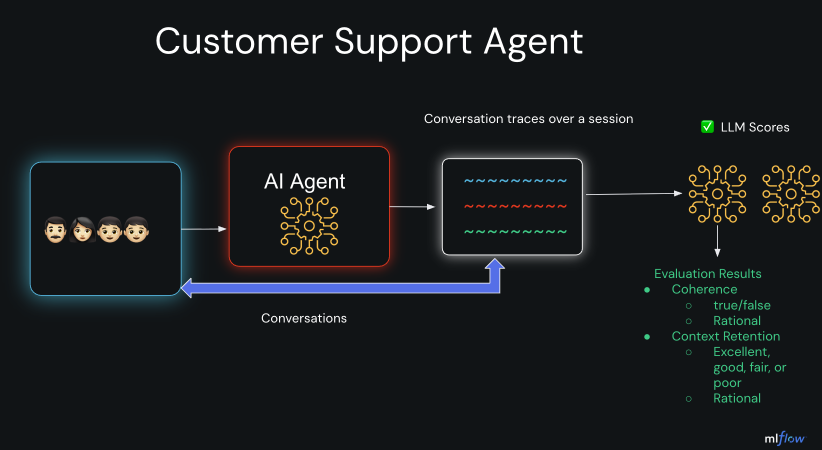
#> input picture genai/agents/multi_turn/images/llm_as_judge.png, 1643 x 900 px (shown at 1/2 size)
$ python -i create_learning_plan_gif.py   (imports and definitions only)
#> lines starting #> are read from the running program, lines starting #| are printed output that depends on the picture
#!/usr/bin/env env python3
"""
Create a futuristic animated GIF for MLflow 3.x GenAI Learning Plan

This script generates an animated visualization showing the 8 learning modules
with a cyberpunk/futuristic aesthetic featuring glowing effects, data streams,
and smooth transitions.

Requirements:
    pip install pillow numpy matplotlib
"""

import numpy as np
from PIL import Image, ImageDraw, ImageFont, ImageFilter
import os
from pathlib import Path


def create_gradient_background(width, height, colors):
    """Create a futuristic gradient background."""
    img = Image.new('RGB', (width, height))
    draw = ImageDraw.Draw(img)

    # Create vertical gradient
    for y in range(height):
        ratio = y / height

        # Interpolate between colors
        if ratio < 0.5:
            t = ratio * 2
            r = int(colors[0][0] * (1 - t) + colors[1][0] * t)
            g = int(colors[0][1] * (1 - t) + colors[1][1] * t)
            b = int(colors[0][2] * (1 - t) + colors[1][2] * t)
        else:
            t = (ratio - 0.5) * 2
            r = int(colors[1][0] * (1 - t) + colors[2][0] * t)
            g = int(colors[1][1] * (1 - t) + colors[2][1] * t)
            b = int(colors[1][2] * (1 - t) + colors[2][2] * t)

        draw.line([(0, y), (width, y)], fill=(r, g, b))

    return img


# [27 lines left out: functions add_glow_effect, draw_glowing_circle, draw_connection_line, not called in this run]


def create_module_frame(frame_num, total_frames=16):
    """Create a single frame of the animation."""
    width, height = 1200, 800

    # Futuristic color palette (RGB)
    bg_colors = [
        (10, 5, 30),      # Deep purple
        (20, 10, 50),     # Mid purple
        (15, 5, 40)       # Dark purple
    ]

    # Create base image with gradient
    img = create_gradient_background(width, height, bg_colors)

    # Create drawing layer with transparency for glow effects
    overlay = Image.new('RGBA', (width, height), (0, 0, 0, 0))
    draw = ImageDraw.Draw(overlay)

    # Module information
    modules = [
        "Module 1: Fundamentals",
        "Module 2: Tracing",
        "Module 3: Prompts",
        "Module 4: Agents",
        "Module 5: RAG",
        "Module 6: Evaluation",
        "Module 7: Production",
        "Module 8: Advanced"
    ]

    # Colors for each module (cyan to magenta gradient)
    module_colors = [
        (0, 255, 255),    # Cyan
        (64, 224, 255),   # Sky blue
        (128, 128, 255),  # Blue-purple
        (192, 64, 255),   # Purple
        (255, 0, 255),    # Magenta
        (255, 64, 192),   # Pink
        (255, 128, 128),  # Light red
        (255, 192, 64)    # Orange-gold
    ]

    # Calculate which modules to highlight based on frame
    progress = frame_num / total_frames
    active_module = int(progress * len(modules))

    # Draw circular progress path
    center_x, center_y = width // 2, height // 2 + 60
    radius = 280

    # Draw connection lines first (background)
    for i in range(len(modules)):
        angle_current = (i / len(modules)) * 2 * np.pi - np.pi / 2
        angle_next = ((i + 1) / len(modules)) * 2 * np.pi - np.pi / 2

        x1 = center_x + int(radius * np.cos(angle_current))
        y1 = center_y + int(radius * np.sin(angle_current))
        x2 = center_x + int(radius * np.cos(angle_next))
        y2 = center_y + int(radius * np.sin(angle_next))

        # Dim color for inactive connections
        color = module_colors[i] if i < active_module else tuple(c // 3 for c in module_colors[i])
        draw_connection_line(draw, (x1, y1), (x2, y2), color, width=3)

    # Draw module nodes
    for i, module in enumerate(modules):
        angle = (i / len(modules)) * 2 * np.pi - np.pi / 2

        x = center_x + int(radius * np.cos(angle))
        y = center_y + int(radius * np.sin(angle))

        # Determine if this module is active
        is_active = i <= active_module
        is_current = i == active_module

        # Node appearance
        if is_current:
            node_radius = 25 + int(10 * np.sin(frame_num * 0.5))  # Pulsing effect
            node_color = module_colors[i]
        elif is_active:
            node_radius = 20
            node_color = module_colors[i]
        else:
            node_radius = 15
            node_color = tuple(c // 4 for c in module_colors[i])  # Very dim

        # Draw glowing node
        for glow_ring in range(5, 0, -1):
            alpha = int(80 * (1 - glow_ring / 6))
            glow_radius = node_radius + glow_ring * 4
            bbox = [x - glow_radius, y - glow_radius, x + glow_radius, y + glow_radius]
            glow_color = tuple(list(node_color) + [alpha])
            draw.ellipse(bbox, fill=glow_color)

        # Draw solid node
        bbox = [x - node_radius, y - node_radius, x + node_radius, y + node_radius]
        draw.ellipse(bbox, fill=node_color)

        # Draw inner highlight
        highlight_color = tuple(min(c + 100, 255) for c in node_color)
        inner_bbox = [x - node_radius//2, y - node_radius//2,
                     x + node_radius//2, y + node_radius//2]
        draw.ellipse(inner_bbox, fill=highlight_color)

    # Composite overlay onto base image
    base_rgba = img.convert('RGBA')
    combined = Image.alpha_composite(base_rgba, overlay)
    img = combined.convert('RGB')

    # Add text overlay
    draw = ImageDraw.Draw(img)

    # Try to use a nice font, fall back to default if not available
    try:
        title_font = ImageFont.truetype("/System/Library/Fonts/Helvetica.ttc", 60)
        subtitle_font = ImageFont.truetype("/System/Library/Fonts/Helvetica.ttc", 36)
        module_font = ImageFont.truetype("/System/Library/Fonts/Helvetica.ttc", 28)
    except:
        try:
            title_font = ImageFont.truetype("/usr/share/fonts/truetype/dejavu/DejaVuSans-Bold.ttf", 60)
            subtitle_font = ImageFont.truetype("/usr/share/fonts/truetype/dejavu/DejaVuSans.ttf", 36)
            module_font = ImageFont.truetype("/usr/share/fonts/truetype/dejavu/DejaVuSans.ttf", 28)
        except:
            title_font = ImageFont.load_default()
            subtitle_font = ImageFont.load_default()
            module_font = ImageFont.load_default()

    # Draw title
    title = "MLflow 3.x GenAI & Agents"
    title_bbox = draw.textbbox((0, 0), title, font=title_font)
    title_width = title_bbox[2] - title_bbox[0]
    draw.text((width // 2 - title_width // 2, 30), title,
             fill=(0, 255, 255), font=title_font)

    # Draw subtitle in a hexagonal badge
    subtitle = "Learning Journey"
    subtitle_bbox = draw.textbbox((0, 0), subtitle, font=subtitle_font)
    subtitle_width = subtitle_bbox[2] - subtitle_bbox[0]
    subtitle_height = subtitle_bbox[3] - subtitle_bbox[1]

    # Hexagon badge dimensions
    badge_center_x = width // 2
    badge_center_y = center_y  # Center of the circular path
    badge_width = subtitle_width + 60
    badge_height = subtitle_height + 30

    # Create hexagon points (6 points)
    hex_points = []
    for i in range(6):
        angle = i * np.pi / 3 - np.pi / 2  # Start from top
        x = badge_center_x + int(badge_width * 0.6 * np.cos(angle))
        y = badge_center_y + int(badge_height * 0.8 * np.sin(angle))
        hex_points.append((x, y))

    # Draw hexagon with glow effect
    for glow_size in range(6, 0, -1):
        glow_alpha = int(60 * (1 - glow_size / 7))
        glow_color = (255, 0, 255, glow_alpha)  # Magenta glow

        # Expand hexagon for glow
        expanded_points = []
        for x, y in hex_points:
            dx = x - badge_center_x
            dy = y - badge_center_y
            factor = 1 + (glow_size * 0.05)
            expanded_points.append((
                badge_center_x + int(dx * factor),
                badge_center_y + int(dy * factor)
            ))

        overlay = Image.new('RGBA', (width, height), (0, 0, 0, 0))
        overlay_draw = ImageDraw.Draw(overlay)
        overlay_draw.polygon(expanded_points, fill=glow_color, outline=glow_color)
        img_rgba = img.convert('RGBA')
        img = Image.alpha_composite(img_rgba, overlay).convert('RGB')

    # Draw solid hexagon background
    draw = ImageDraw.Draw(img)
    draw.polygon(hex_points, fill=(40, 20, 80), outline=(255, 0, 255), width=3)

    # Draw subtitle text centered in hexagon
    text_x = badge_center_x - subtitle_width // 2
    text_y = badge_center_y - subtitle_height // 2
    draw.text((text_x, text_y), subtitle,
             fill=(255, 128, 255), font=subtitle_font)

    # Draw module labels next to their corresponding nodes
    for i, module in enumerate(modules):
        # Only show text for active modules
        if i <= active_module:
            angle = (i / len(modules)) * 2 * np.pi - np.pi / 2

            # Calculate node position
            node_x = center_x + int(radius * np.cos(angle))
            node_y = center_y + int(radius * np.sin(angle))

            # Calculate text offset distance (60px beyond the node)
            text_offset = 60
            text_anchor_x = center_x + int((radius + text_offset) * np.cos(angle))
            text_anchor_y = center_y + int((radius + text_offset) * np.sin(angle))

            # Get text dimensions
            text_bbox = draw.textbbox((0, 0), module, font=module_font)
            text_width = text_bbox[2] - text_bbox[0]
            text_height = text_bbox[3] - text_bbox[1]

            # Adjust text position based on angle to avoid overlap
            # Normalize angle to [0, 2π]
            normalized_angle = angle % (2 * np.pi)

            # Position text based on quadrant
            if normalized_angle < np.pi / 4 or normalized_angle > 7 * np.pi / 4:
                # Right side - text to the right
                final_x = text_anchor_x
                final_y = text_anchor_y - text_height // 2
            elif normalized_angle < 3 * np.pi / 4:
                # Bottom - text below
                final_x = text_anchor_x - text_width // 2
                final_y = text_anchor_y
            elif normalized_angle < 5 * np.pi / 4:
                # Left side - text to the left
                final_x = text_anchor_x - text_width
                final_y = text_anchor_y - text_height // 2
            else:
                # Top - text above
                final_x = text_anchor_x - text_width // 2
                final_y = text_anchor_y - text_height

            # Draw text with appropriate color
            draw.text((final_x, final_y), module,
                     fill=module_colors[i], font=module_font)

    # Add "floating" data particles for futuristic effect
    np.random.seed(frame_num)  # Consistent randomness per frame
    for _ in range(20):
        px = np.random.randint(0, width)
        py = np.random.randint(0, height)
        particle_size = np.random.randint(1, 4)
        particle_alpha = np.random.randint(100, 200)

        # Cyan particles
        overlay = Image.new('RGBA', (width, height), (0, 0, 0, 0))
        particle_draw = ImageDraw.Draw(overlay)
        particle_draw.ellipse([px, py, px + particle_size, py + particle_size],
                            fill=(0, 255, 255, particle_alpha))
        img_rgba = img.convert('RGBA')
        img = Image.alpha_composite(img_rgba, overlay).convert('RGB')

    return img


# [43 lines left out: function create_animated_gif, not called in this run]


# [18 lines not run here, left out]

>>> import cv2
>>> picture = cv2.imread('../../genai/agents/multi_turn/images/llm_as_judge.png', cv2.IMREAD_GRAYSCALE)
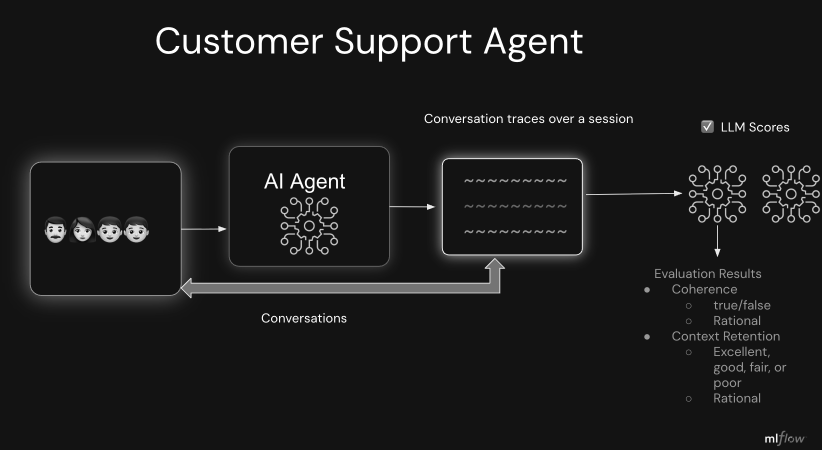
#> picture: shape (900, 1643) (shown at 1/2 size); min 0, max 255, mean 27.2
>>> result = create_module_frame(picture)
#> in create_gradient_background, `img = Image.new('RGB', (width, height))`: img: PIL image 1200x800 RGB; every value is 0
#> in create_module_frame, `img = create_gradient_background(width, height, bg_colors)`:
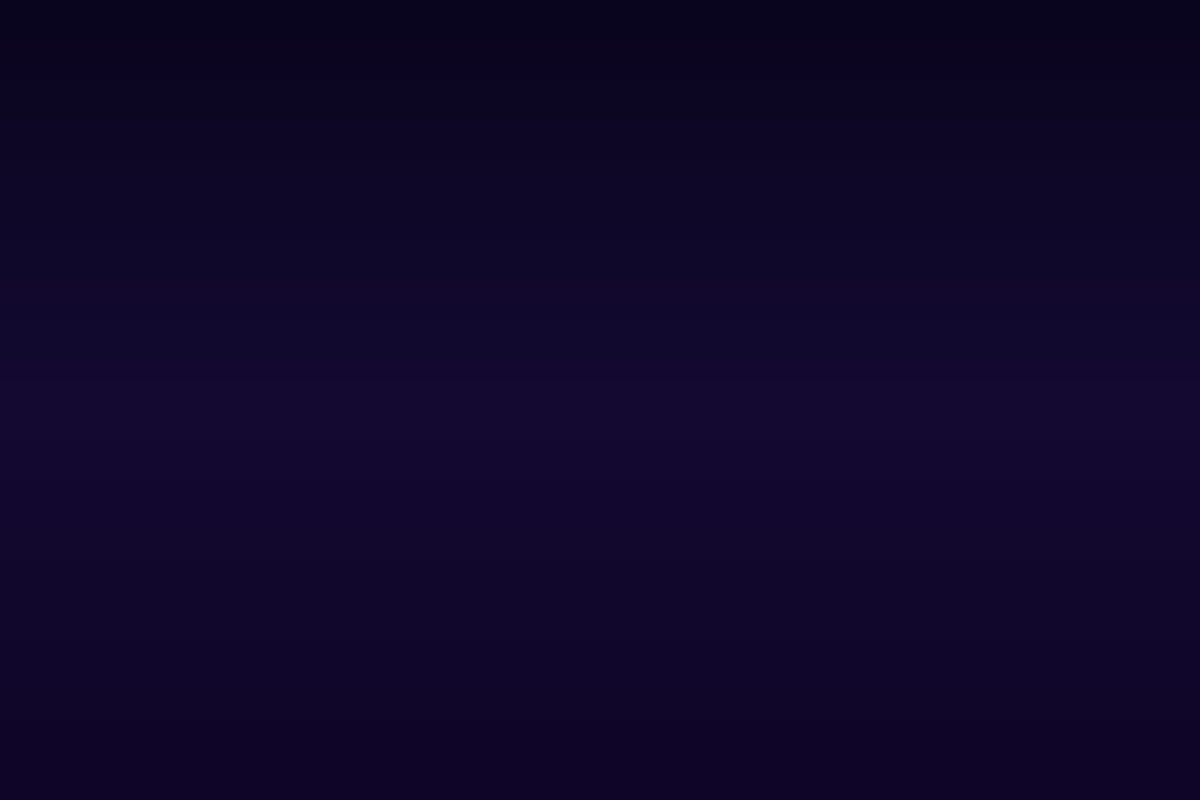
#> img: PIL image 1200x800 RGB; mean R, G, B 15.8, 7, 42
#> in create_module_frame, `overlay = Image.new('RGBA', (width, height), (0, 0, 0, 0))`: overlay: PIL image 1200x800 RGBA; every value is 0
#> (the run stopped early here; a loop or call above may not have finished)
